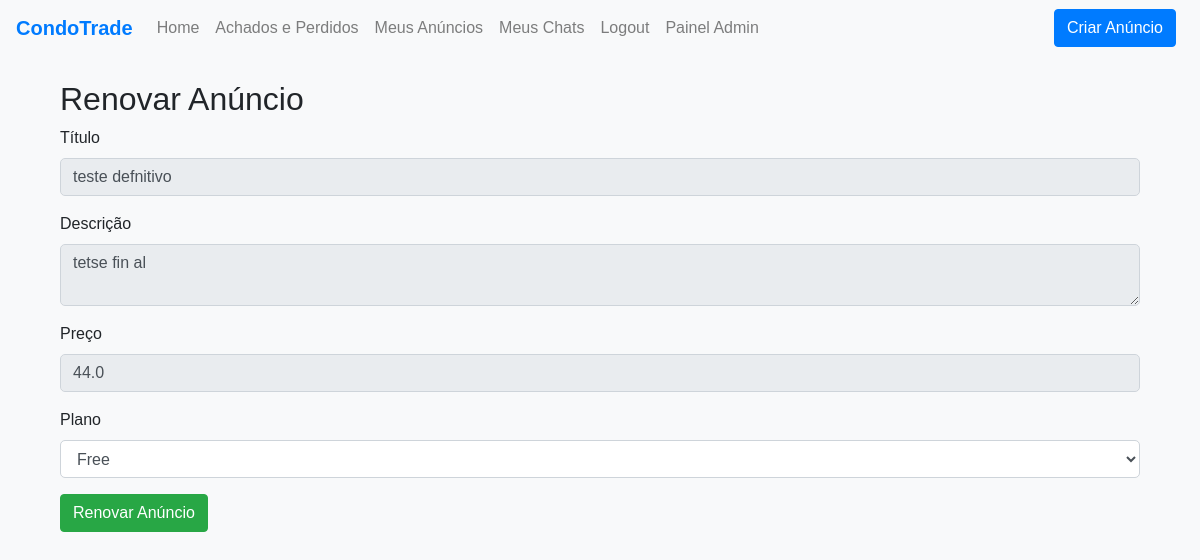
Screenshot of /renew_ad/6 (signed in) with the database file from the repository.
### app.py (models this page shows, shortened)
class Ad(db.Model):
    id = db.Column(db.Integer, primary_key=True)
    title = db.Column(db.String(100), nullable=False)
    description = db.Column(db.Text, nullable=False)
    price = db.Column(db.Float, nullable=False)
    photos = db.relationship('Photo', back_populates='ad', cascade='all, delete-orphan')
    is_highlighted = db.Column(db.Boolean, default=False)
    created_at = db.Column(db.DateTime, default=datetime.utcnow)
    published_at = db.Column(db.DateTime, nullable=True)
    expires_at = db.Column(db.DateTime, nullable=True)
    views = db.Column(db.Integer, default=0)
    user_id = db.Column(db.Integer, db.ForeignKey('user.id'), nullable=False)
    condo_id = db.Column(db.Integer, db.ForeignKey('condo.id'), nullable=False)
    plan_id = db.Column(db.Integer, db.ForeignKey('plan.id'), nullable=False)
    is_paid = db.Column(db.Boolean, default=False)
    payment_reference = db.Column(db.String(100), nullable=True)
    payment_qrcode = db.Column(db.String(500), nullable=True)
    status = db.Column(db.String(20), nullable=False, default='pendente')
    renewed_at = db.Column(db.DateTime, nullable=True)
    user = db.relationship('User', back_populates='ads')
    condo = db.relationship('Condo', back_populates='ads')
    plan = db.relationship('Plan', back_populates='ads')

### app.py (the view, shortened to what this page needs)
@app.route('/renew_ad/<int:ad_id>', methods=['GET', 'POST'])
@login_required
def renew_ad_route(ad_id):
    ad = Ad.query.get_or_404(ad_id)
    if ad.user_id != current_user.id:
        flash('Você não tem permissão para renovar este anúncio.')
        return redirect(url_for('my_ads'))
    form = CreateAdForm(obj=ad)
    return render_template('renew_ad.html', ad=ad, form=form)

### app.py
class CreateAdForm(FlaskForm):
    title = StringField('Título', validators=[DataRequired()])
    photos = MultipleFileField('Fotos', validators=[FileAllowed(['jpg', 'png', 'jpeg'])])
    description = TextAreaField('Descrição', validators=[DataRequired()])
    price = FloatField('Preço', validators=[DataRequired()])
    plan = SelectField('Plano', choices=[], validators=[DataRequired()])
    submit = SubmitField('Criar Anúncio')
    def __init__(self, *args, **kwargs):
        super(CreateAdForm, self).__init__(*args, **kwargs)
        self.plan.choices = [(plan.id, plan.name) for plan in Plan.query.all()]

### app.py (called while the page is built)
@login_manager.user_loader
def load_user(user_id):
    return db.session.get(User, int(user_id))

### templates/renew_ad.html (shortened to what this page needs)
{% extends "base.html" %}
{% block content %}
<div class="container mt-4">
    <h2>Renovar Anúncio</h2>
    <form method="POST" enctype="multipart/form-data">
        <div class="form-group">
            {{ form.title.label(class="form-control-label") }}
            {{ form.title(class="form-control", readonly=True) }}
        </div>
        <div class="form-group">
            {{ form.description.label(class="form-control-label") }}
            {{ form.description(class="form-control", readonly=True) }}
        </div>
        <div class="form-group">
            {{ form.price.label(class="form-control-label") }}
            {{ form.price(class="form-control", readonly=True) }}
        </div>
        <div class="form-group">
            {{ form.plan.label(class="form-control-label") }}
            {{ form.plan(class="form-control") }}
        </div>
        <div class="form-group">
            <button type="submit" class="btn btn-success">Renovar Anúncio</button>
        </div>
    </form>
</div>
{% endblock %}

### templates/base.html (style rules this page uses)
body { font-family: Arial, sans-serif; background-color: #f8f9fa; }
.container { margin-top: 20px; }
.btn-success { background-color: #28a745; border-color: #28a745; }
.form-control { border-radius: 5px; }

### rows the page displays
Ad: title "teste defnitivo", description "tetse fin al", price "44.0", plan "Free"
